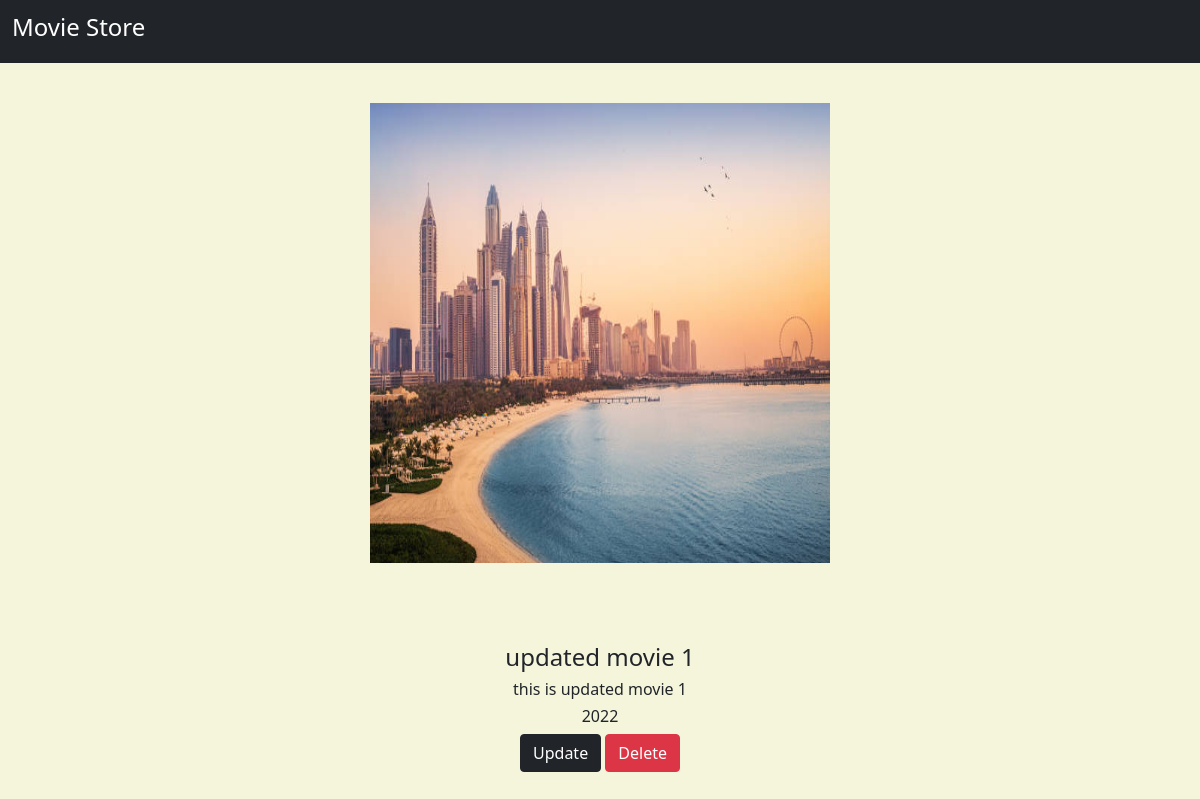
The app's page /movie/4/ with its own data.
### movieapp/models.py (models this page shows, shortened)
class Movie(models.Model):
    name=models.CharField(max_length=300)
    desc=models.TextField()
    year=models.IntegerField()
    img=models.ImageField(upload_to='gallery')

### movieapp/views.py (the view)
# urls.py: path('movie/<int:movie_id>/',views.detail,name='detail'),
def detail(request,movie_id):
    movie = Movie.objects.get(id=movie_id)
    return render(request,'detail.html',{'movie':movie})

### templates/detail.html
{% extends 'base.html' %}
{% block body %}
<div class="container">
    <div class="row">
        <div class="col-md-6 mx-auto text-center" >
            <img src="{{movie.img.url}}" class="image-fluid" width="500" height="500" style="margin:20px; padding:20px;"><br>
        </div>
        <div class=" mx-auto text-center" style="margin:20px; padding:20px;">
           <h4>{{movie.name}}</h4>
            <h6>{{movie.desc}}</h6>
            <h6>{{movie.year}}</h6>
            <a class="btn btn-dark" href="{% url 'movieapp:update1' movie.id %}">Update</a>
            <a class="btn btn-danger" href="{% url 'movieapp:delete' movie.id %}">Delete</a>
        </div>
    </div>
</div>
{% endblock %}

### static/style.css (style rules this page uses)
body { background-color: Beige; }

### records on screen
Movie: img (picture), name "updated movie 1", desc "this is updated movie 1", year "2022"
